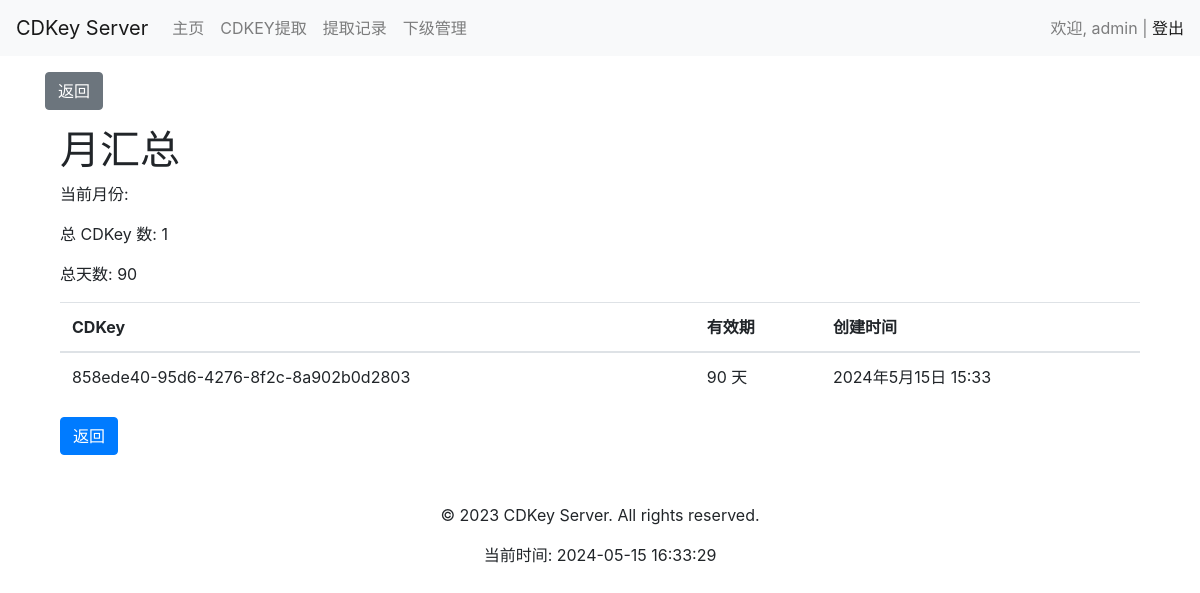
The page /user/cdkey/monthly-summary/ (signed in) on the database its author committed.
### user/models.py (models this page shows, shortened)
class User(AbstractUser):
    USER_TYPE_CHOICES = (
        (1, '管理员'),
        (2, '一级代理'),
        (3, '二级代理'),
    )
    ROLE_CHOICES = (
        ('admin', '管理员'),
        ('agent', '代理'),
    )
    superior = models.ForeignKey('self', on_delete=models.SET_NULL, null=True, blank=True, related_name='subordinates', verbose_name='上级')
    role = models.CharField(max_length=50, choices=ROLE_CHOICES, default='agent', verbose_name='角色')
    user_type = models.SmallIntegerField(choices=USER_TYPE_CHOICES, default=3, verbose_name='用户类型')
    is_active = models.BooleanField(default=True,verbose_name='是否激活')
    monthly_quota = models.IntegerField(default=0,verbose_name='月度配额')
    day_quota = models.IntegerField(default=0, verbose_name='日配额')
    quota_updated_at = models.DateField(auto_now_add=True)
    class Meta:
        db_table = 'user'

class CDKey(models.Model):
    VALIDITY_CHOICES = [
        (1, '1 天'),
        (30, '30 天'),
        (90, '90 天'),
        (180, '180 天'),
        (365, '365 天'),
        (730, '730 天'),
    ]
    key = models.CharField(max_length=255, unique=True)
    created_at = models.DateTimeField(auto_now_add=True)
    expires_at = models.DateTimeField()
    created_by = models.ForeignKey('User', on_delete=models.CASCADE, related_name='created_cdkeys')
    used_by = models.ForeignKey('User', on_delete=models.CASCADE, related_name='used_cdkeys', null=True, blank=True)
    used_at = models.DateTimeField(null=True, blank=True)
    validity_days = models.IntegerField(choices=VALIDITY_CHOICES, default=1)
    is_used_field = models.BooleanField(default=False, verbose_name="是否已使用")

### user/views.py (the view)
# urls.py: path('cdkey/monthly-summary/', views.cdkey_monthly_summary, name='cdkey_monthly_summary'),
def cdkey_monthly_summary(request):
    current_month = datetime.now().month
    current_year = datetime.now().year
    cdkeys = CDKey.objects.filter(created_by=request.user, created_at__month=current_month, created_at__year=current_year)
    total_cdkeys = cdkeys.count()
    total_days = sum(cdkey.validity_days for cdkey in cdkeys)
    context = {
        'cdkeys': cdkeys,
        'total_cdkeys': total_cdkeys,
        'total_days': total_days,
    }
    return render(request, 'user/cdkey_monthly_summary.html', context)

### user/templates/user/cdkey_monthly_summary.html
{% extends 'base.html' %}
{% block content %}
<div class="container">
    <h1>月汇总</h1>
    <p>当前月份: {{ current_month }}</p>
    <p>总 CDKey 数: {{ total_cdkeys }}</p>
    <p>总天数: {{ total_days }}</p>
    <table class="table">
        <thead>
            <tr>
                <th>CDKey</th>
                <th>有效期</th>
                <th>创建时间</th>
            </tr>
        </thead>
        <tbody>
            {% for cdkey in cdkeys %}
            <tr>
                <td>{{ cdkey.key }}</td>
                <td>{{ cdkey.validity_days }} 天</td>
                <td>{{ cdkey.created_at }}</td>
            </tr>
            {% endfor %}
        </tbody>
    </table>
    <a href="{% url 'user:cdkey_record' %}" class="btn btn-primary">返回</a>
</div>
{% endblock %}

### user/templates/base.html (shortened to what this page needs)
<!DOCTYPE html>
<html lang="en">
<head>
    <link rel="stylesheet" href="https://stackpath.bootstrapcdn.com/bootstrap/4.5.2/css/bootstrap.min.css">
</head>
<body>
    <header>
        {% block header %}
        <nav class="navbar navbar-expand-lg navbar-light bg-light">
            <a class="navbar-brand" href="{% url 'user:user_home' %}">CDKey Server</a>
            <div class="collapse navbar-collapse" id="navbarNav">
                <ul class="navbar-nav">
                    <li class="nav-item">
                        <a class="nav-link" href="{% url 'user:user_home' %}">主页</a>
                    </li>
                    <li class="nav-item">
                        <a class="nav-link" href="{% url 'user:generate_cdkey' %}">CDKEY提取</a>
                    </li>
                    <li class="nav-item">
                        <a class="nav-link" href="{% url 'user:cdkey_record' %}">提取记录</a>
                    </li>
                    <li class="nav-item">
                        <a class="nav-link" href="{% url 'user:subordinate_list' %}">下级管理</a>
                    </li>
                </ul>
            </div>
            {% if user.is_authenticated %}
            <span class="navbar-text">
                欢迎, {{ user.username }} | <a href="{% url 'user:logout' %}">登出</a>
            </span>
            {% endif %}
        </nav>
        {% endblock %}
    </header>
    {% if request.path != '/user/home/' %}
    <div class="container mt-3">
        <button onclick="goBack()" class="btn btn-secondary">返回</button>
    </div>
    {% endif %}
    <main>
        <div class="container mt-3">
            {% block content %}{% endblock %}
        </div>
    </main>
    <footer class="mt-5">
        {% block footer %}
        <div class="text-center">
            <p>&copy; 2023 CDKey Server. All rights reserved.</p>
            <p>当前时间: {% now "Y-m-d H:i:s" %}</p>
        </div>
        {% endblock %}
    </footer>
</body>
</html>

### rows shown on the page
User: username "admin"
CDKey: key "858ede40-95d6-4276-8f2c-8a902b0d2803", validity_days "90", created_at "2024年5月15日 15:33"

### other values the page prints
{{ total_cdkeys }} "1"
{{ total_days }} "90"
